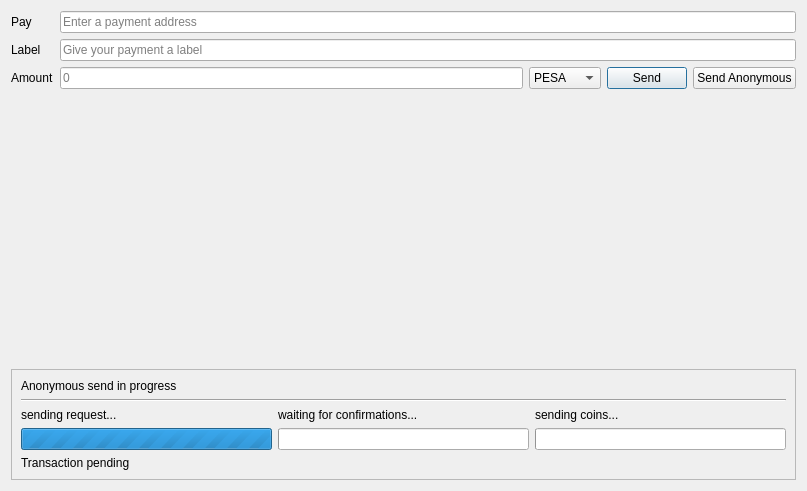
<?xml version="1.0" encoding="UTF-8"?>
<ui version="4.0">
 <class>Dialog</class>
 <widget class="QDialog" name="Dialog">
  <property name="geometry">
   <rect>
    <x>0</x>
    <y>0</y>
    <width>807</width>
    <height>491</height>
   </rect>
  </property>
  <property name="windowTitle">
   <string>Dialog</string>
  </property>
  <layout class="QGridLayout" name="gridLayout">
   <item row="1" column="0">
    <widget class="QLabel" name="labLabel">
     <property name="text">
      <string>Label</string>
     </property>
    </widget>
   </item>
   <item row="1" column="1" colspan="4">
    <widget class="QLineEdit" name="label">
     <property name="placeholderText">
      <string>Give your payment a label</string>
     </property>
    </widget>
   </item>
   <item row="0" column="1" colspan="4">
    <widget class="QLineEdit" name="pay">
     <property name="placeholderText">
      <string>Enter a payment address</string>
     </property>
    </widget>
   </item>
   <item row="0" column="0">
    <widget class="QLabel" name="labPay">
     <property name="text">
      <string>Pay</string>
     </property>
    </widget>
   </item>
   <item row="3" column="0" colspan="5">
    <spacer name="verticalSpacer">
     <property name="orientation">
      <enum>Qt::Vertical</enum>
     </property>
     <property name="sizeHint" stdset="0">
      <size>
       <width>578</width>
       <height>220</height>
      </size>
     </property>
    </spacer>
   </item>
   <item row="2" column="2">
    <widget class="QComboBox" name="amountUnits">
     <item>
      <property name="text">
       <string>PESA</string>
      </property>
     </item>
     <item>
      <property name="text">
       <string>mPESA</string>
      </property>
     </item>
     <item>
      <property name="text">
       <string>uPESA</string>
      </property>
     </item>
    </widget>
   </item>
   <item row="2" column="0">
    <widget class="QLabel" name="labAmount">
     <property name="text">
      <string>Amount</string>
     </property>
    </widget>
   </item>
   <item row="2" column="1">
    <widget class="QLineEdit" name="amount">
     <property name="placeholderText">
      <string>0</string>
     </property>
    </widget>
   </item>
   <item row="2" column="3">
    <widget class="QPushButton" name="send">
     <property name="text">
      <string>Send</string>
     </property>
    </widget>
   </item>
   <item row="2" column="4">
    <widget class="QPushButton" name="sendAnon">
     <property name="text">
      <string>Send Anonymous</string>
     </property>
    </widget>
   </item>
   <item row="4" column="0" colspan="5">
    <widget class="QFrame" name="frame">
     <property name="minimumSize">
      <size>
       <width>48</width>
       <height>0</height>
      </size>
     </property>
     <property name="maximumSize">
      <size>
       <width>16777215</width>
       <height>16777215</height>
      </size>
     </property>
     <property name="frameShape">
      <enum>QFrame::StyledPanel</enum>
     </property>
     <property name="frameShadow">
      <enum>QFrame::Raised</enum>
     </property>
     <layout class="QVBoxLayout" name="verticalLayout">
      <item>
       <widget class="QLabel" name="sendTitle">
        <property name="text">
         <string>Anonymous send in progress</string>
        </property>
       </widget>
      </item>
      <item>
       <widget class="Line" name="line">
        <property name="orientation">
         <enum>Qt::Horizontal</enum>
        </property>
       </widget>
      </item>
      <item>
       <layout class="QGridLayout" name="gridLayout_2">
        <item row="0" column="0">
         <widget class="QLabel" name="sendPart1">
          <property name="text">
           <string>sending request...</string>
          </property>
         </widget>
        </item>
        <item row="0" column="1">
         <widget class="QLabel" name="sendPart2">
          <property name="text">
           <string>waiting for confirmations...</string>
          </property>
         </widget>
        </item>
        <item row="0" column="2">
         <widget class="QLabel" name="sendPart3">
          <property name="text">
           <string>sending coins...</string>
          </property>
         </widget>
        </item>
        <item row="1" column="0">
         <widget class="QProgressBar" name="sendProg1">
          <property name="maximum">
           <number>0</number>
          </property>
          <property name="value">
           <number>0</number>
          </property>
         </widget>
        </item>
        <item row="1" column="1">
         <widget class="QProgressBar" name="sendProg2">
          <property name="maximum">
           <number>1</number>
          </property>
          <property name="value">
           <number>-1</number>
          </property>
         </widget>
        </item>
        <item row="1" column="2">
         <widget class="QProgressBar" name="sendProg3">
          <property name="maximum">
           <number>1</number>
          </property>
          <property name="value">
           <number>-1</number>
          </property>
         </widget>
        </item>
       </layout>
      </item>
      <item>
       <widget class="QLabel" name="sendStatus">
        <property name="text">
         <string>Transaction pending</string>
        </property>
       </widget>
      </item>
     </layout>
    </widget>
   </item>
  </layout>
 </widget>
 <resources/>
 <connections/>
</ui>
